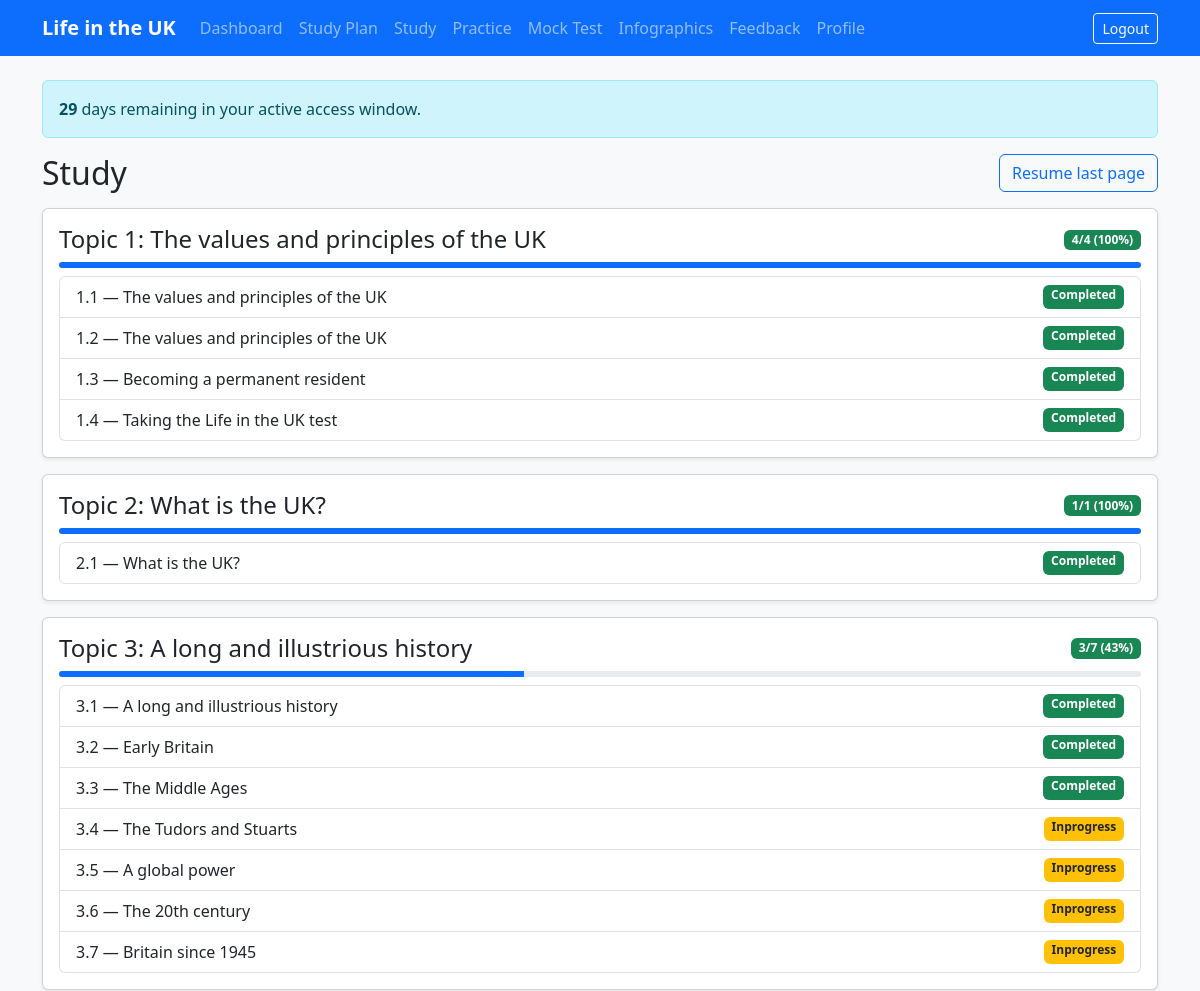
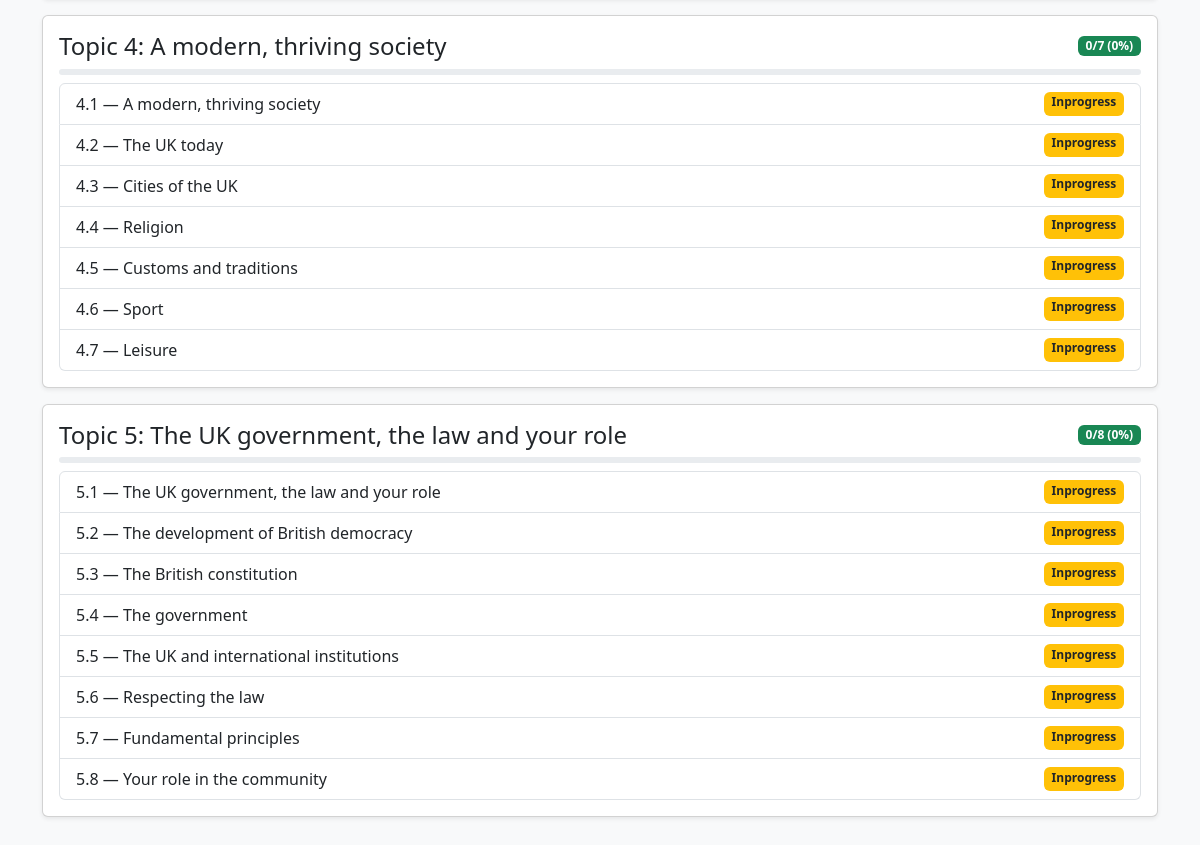
/study/ (signed in), run on the app's committed database (2 pictures, top to bottom).
### content/models.py (models this page shows, shortened)
class Topic(models.Model):
    code = models.PositiveSmallIntegerField(unique=True)
    name = models.CharField(max_length=200)
    class Meta:
        ordering = ["code"]

class StudyPage(models.Model):
    topic = models.ForeignKey(Topic, on_delete=models.CASCADE, related_name="pages")
    sequence_no = models.PositiveSmallIntegerField()
    title = models.CharField(max_length=300)
    blocks = models.JSONField(default=list)
    class Meta:
        ordering = ["topic__code", "sequence_no"]
        constraints = [
            models.UniqueConstraint(fields=["topic", "sequence_no"], name="unique_study_page"),
        ]
    @property
    def slug(self):
        return f"{self.topic.code}_{self.sequence_no}"

### study/models.py (models this page shows, shortened)
class UserStudyProgress(models.Model):
    NOT_STARTED = "not_started"
    IN_PROGRESS = "in_progress"
    COMPLETED = "completed"
    STATUS_CHOICES = [
        (NOT_STARTED, "Not started"),
        (IN_PROGRESS, "In progress"),
        (COMPLETED, "Completed"),
    ]
    user = models.ForeignKey(settings.AUTH_USER_MODEL, on_delete=models.CASCADE, related_name="study_progress")
    study_page = models.ForeignKey(StudyPage, on_delete=models.CASCADE, related_name="progress")
    status = models.CharField(max_length=20, choices=STATUS_CHOICES, default=NOT_STARTED)
    visits = models.PositiveIntegerField(default=0)
    time_spent_seconds = models.PositiveIntegerField(default=0)
    last_viewed_at = models.DateTimeField(null=True, blank=True)
    completed_at = models.DateTimeField(null=True, blank=True)
    class Meta:
        constraints = [
            models.UniqueConstraint(fields=["user", "study_page"], name="unique_user_study_progress"),
        ]

### study/views.py (the view)
# urls.py: path("", views.study_index, name="index"),
@login_required
def study_index(request):
    topics = Topic.objects.prefetch_related("pages").all()
    progress = {
        p.study_page_id: p
        for p in UserStudyProgress.objects.filter(user=request.user)
    }
    topic_blocks = []
    for topic in topics:
        pages = []
        for page in topic.pages.all():
            prog = progress.get(page.id)
            pages.append({"page": page, "status": prog.status if prog else "not_started"})
        completed = sum(1 for p in pages if p["status"] == "completed")
        total = len(pages)
        topic_blocks.append({
            "topic": topic,
            "pages": pages,
            "completed": completed,
            "total": total,
            "percent": round((completed / total) * 100) if total else 0,
        })
    last = (
        UserStudyProgress.objects.filter(user=request.user)
        .order_by("-last_viewed_at")
        .first()
    )
    return render(request, "study/index.html", {"topics": topic_blocks, "last": last})

### accounts/context_processors.py (called while the page is built)
def active_window(request):
    user = getattr(request, "user", None)
    if user is not None and user.is_authenticated and not user.is_superuser:
        return {
            "remaining_days": user.get_remaining_days(),
            "membership_active": user.is_membership_active,
        }
    return {"remaining_days": None, "membership_active": None}

### accounts/models.py (called while the page is built)
    @property
    def is_membership_active(self):
        return bool(self.active_until and timezone.now() <= self.active_until)

    def get_remaining_days(self):
        if not self.active_until:
            return 0
        delta = self.active_until - timezone.now()
        if delta.total_seconds() <= 0:
            return 0
        return delta.days + (1 if delta.seconds > 0 else 0)

### templates/study/index.html (shortened to what this page needs)
{% extends "base.html" %}
{% block content %}
<div class="d-flex justify-content-between align-items-center mb-3">
  <h2 class="mb-0">Study</h2>
  {% if last %}
  <a class="btn btn-outline-primary" href="{% url 'study:page' last.study_page.slug %}">Resume last page</a>
  {% endif %}
</div>
{% for block in topics %}
<div class="card shadow-sm mb-3">
  <div class="card-body">
    <div class="d-flex justify-content-between align-items-center">
      <h4 class="mb-0">Topic {{ block.topic.code }}: {{ block.topic.name }}</h4>
      <span class="badge bg-success">{{ block.completed }}/{{ block.total }} ({{ block.percent }}%)</span>
    </div>
    <div class="progress my-2" style="height:6px;">
      <div class="progress-bar" style="width: {{ block.percent }}%"></div>
    </div>
    <div class="list-group">
      {% for p in block.pages %}
      <a class="list-group-item list-group-item-action d-flex justify-content-between" href="{% url 'study:page' p.page.slug %}">
        <span>{{ block.topic.code }}.{{ p.page.sequence_no }} — {{ p.page.title }}</span>
        <span class="badge {% if p.status == 'completed' %}bg-success{% elif p.status == 'in_progress' %}bg-warning text-dark{% else %}bg-light text-muted{% endif %}">
          {{ p.status|cut:"_"|capfirst }}
        </span>
      </a>
      {% endfor %}
    </div>
  </div>
</div>
{% endfor %}
{% endblock %}

### templates/base.html (shortened to what this page needs)
{% load static %}
<!DOCTYPE html>
<html lang="en">
<head>
  <link href="https://cdn.jsdelivr.net/npm/bootstrap@5.3.3/dist/css/bootstrap.min.css" rel="stylesheet" />
  <link rel="stylesheet" href="{% static 'css/app.css' %}" />
</head>
<body class="bg-body-tertiary">
  <nav class="navbar navbar-expand-lg navbar-dark bg-primary">
    <div class="container">
      <a class="navbar-brand fw-bold" href="{% url 'analytics:dashboard' %}">Life in the UK</a>
      {% if user.is_authenticated %}
      <div class="collapse navbar-collapse" id="navContent">
        <ul class="navbar-nav me-auto">
          <li class="nav-item"><a class="nav-link" href="{% url 'analytics:dashboard' %}">Dashboard</a></li>
          <li class="nav-item"><a class="nav-link" href="{% url 'study:plan' %}">Study Plan</a></li>
          <li class="nav-item"><a class="nav-link" href="{% url 'study:index' %}">Study</a></li>
          <li class="nav-item"><a class="nav-link" href="{% url 'practice:setup' %}">Practice</a></li>
          <li class="nav-item"><a class="nav-link" href="{% url 'mocktest:start' %}">Mock Test</a></li>
          <li class="nav-item"><a class="nav-link" href="{% url 'analytics:infographics' %}">Infographics</a></li>
          <li class="nav-item"><a class="nav-link" href="{% url 'analytics:feedback' %}">Feedback</a></li>
          <li class="nav-item"><a class="nav-link" href="{% url 'accounts:profile' %}">Profile</a></li>
        </ul>
        <form method="post" action="{% url 'accounts:logout' %}" class="d-inline">
          <button type="submit" class="btn btn-outline-light btn-sm">Logout</button>
        </form>
      </div>
      {% endif %}
    </div>
  </nav>
  <div class="container py-4 app-main">{% comment %}Main content offset for fixed navbar and sticky study action bar{% endcomment %}
    {% if user.is_authenticated and remaining_days is not None %}
    <div class="alert {% if remaining_days <= 5 %}alert-warning{% else %}alert-info{% endif %} d-flex justify-content-between align-items-center">
      <span><strong>{{ remaining_days }}</strong> day{{ remaining_days|pluralize }} remaining in your active access window.</span>
    </div>
    {% endif %}
    {% block content %}{% endblock %}
  </div>
</body>
</html>

### static/css/app.css (style rules this page uses)
body { font-family: system-ui, -apple-system, "Segoe UI", Roboto, sans-serif; }
.app-main { padding-top: 5rem; padding-bottom: 5rem; }

### data on the page
Topic: topic.code "1", topic.name "The values and principles of the UK", completed "4", total "4", percent "100"
StudyPage: page.sequence_no "1", page "The values and principles of the UK", status "Completed"
StudyPage: page.sequence_no "2", page "The values and principles of the UK", status "Completed"
StudyPage: page.sequence_no "3", page "Becoming a permanent resident", status "Completed"
StudyPage: page.sequence_no "4", page "Taking the Life in the UK test", status "Completed"
Topic: topic.code "2", topic.name "What is the UK?", completed "1", total "1", percent "100"
StudyPage: page.sequence_no "1", page "What is the UK?", status "Completed"
Topic: topic.code "3", topic.name "A long and illustrious history", completed "3", total "7", percent "43"
StudyPage: page.sequence_no "1", page "A long and illustrious history", status "Completed"
StudyPage: page.sequence_no "2", page "Early Britain", status "Completed"
StudyPage: page.sequence_no "3", page "The Middle Ages", status "Completed"
StudyPage: page.sequence_no "4", page "The Tudors and Stuarts", status "Inprogress"
StudyPage: page.sequence_no "5", page "A global power", status "Inprogress"
StudyPage: page.sequence_no "6", page "The 20th century", status "Inprogress"
StudyPage: page.sequence_no "7", page "Britain since 1945", status "Inprogress"
Topic: topic.code "4", topic.name "A modern, thriving society", completed "0", total "7", percent "0"
StudyPage: page.sequence_no "1", page "A modern, thriving society", status "Inprogress"
StudyPage: page.sequence_no "2", page "The UK today", status "Inprogress"
StudyPage: page.sequence_no "3", page "Cities of the UK", status "Inprogress"
StudyPage: page.sequence_no "4", page "Religion", status "Inprogress"
StudyPage: page.sequence_no "5", page "Customs and traditions", status "Inprogress"
StudyPage: page.sequence_no "6", page "Sport", status "Inprogress"
StudyPage: page.sequence_no "7", page "Leisure", status "Inprogress"
Topic: topic.code "5", topic.name "The UK government, the law and your role", completed "0", total "8", percent "0"
StudyPage: page.sequence_no "1", page "The UK government, the law and your role", status "Inprogress"
StudyPage: page.sequence_no "2", page "The development of British democracy", status "Inprogress"
StudyPage: page.sequence_no "3", page "The British constitution", status "Inprogress"
StudyPage: page.sequence_no "4", page "The government", status "Inprogress"
StudyPage: page.sequence_no "5", page "The UK and international institutions", status "Inprogress"
StudyPage: page.sequence_no "6", page "Respecting the law", status "Inprogress"
StudyPage: page.sequence_no "7", page "Fundamental principles", status "Inprogress"
StudyPage: page.sequence_no "8", page "Your role in the community", status "Inprogress"

### other printed values
{{ remaining_days }} "29"
